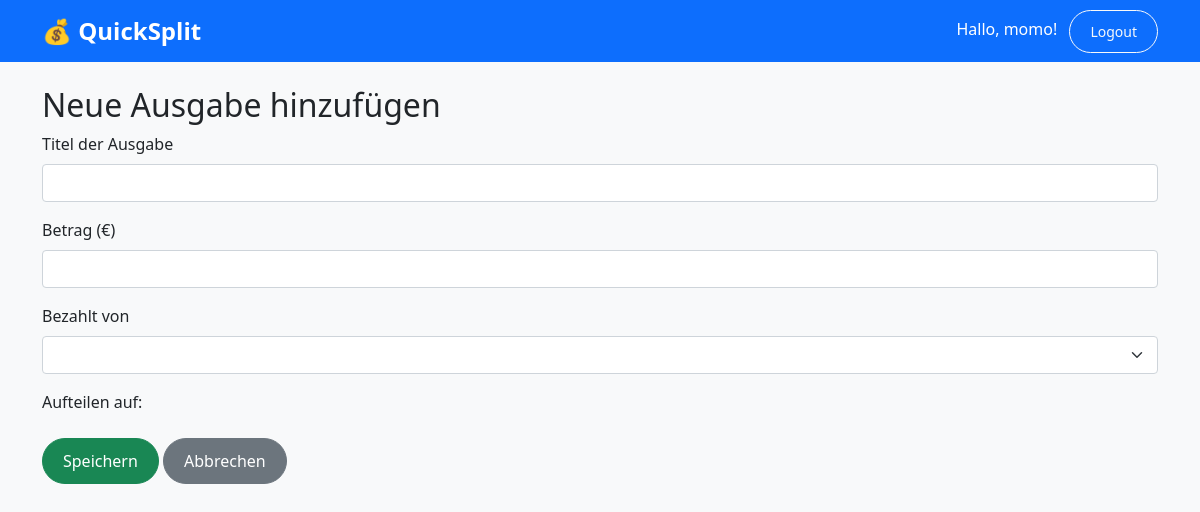
The app's page /events/4/add_expense (signed in), older data.
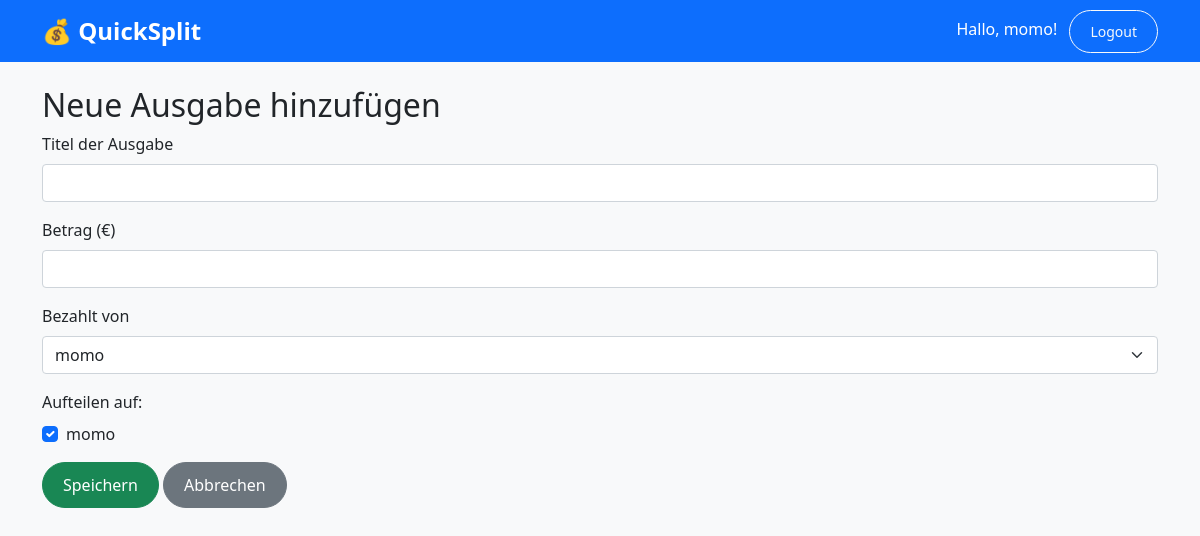
The same page, newer data.
### tables this page shows
CREATE TABLE participants (
        id INTEGER PRIMARY KEY AUTOINCREMENT,
        name TEXT NOT NULL,
        event_id INTEGER NOT NULL,
        FOREIGN KEY (event_id) REFERENCES events(id)
    );

### routes/events.py (the view, shortened to what this page needs)
@events_bp.route('/<int:event_id>/add_expense', methods=['GET', 'POST'])
def add_expense(event_id):
    if 'user_id' not in session:
        return redirect(url_for('auth.login'))
    conn = get_db_connection()
    participants = conn.execute(
        'SELECT * FROM participants WHERE event_id = ? ORDER BY name',
        (event_id,)
    ).fetchall()
    conn.close()
    return render_template('events/add_expense.html', event_id=event_id, participants=participants)

### database.py (called while the page is built)
def get_db_connection():
    conn = sqlite3.connect(DATABASE)
    conn.row_factory = sqlite3.Row
    return conn

### templates/events/add_expense.html (shortened to what this page needs)
{% extends "base.html" %}
{% block content %}
<h2>Neue Ausgabe hinzufügen</h2>
<form method="POST">
  <div class="mb-3">
    <label for="title" class="form-label">Titel der Ausgabe</label>
    <input type="text" class="form-control" name="title" id="title" required>
  </div>
  <div class="mb-3">
    <label for="amount" class="form-label">Betrag (€)</label>
    <input type="number" step="0.01" class="form-control" name="amount" id="amount" required>
  </div>
  <div class="mb-3">
    <label for="payer" class="form-label">Bezahlt von</label>
    <select name="payer" id="payer" class="form-select" required>
      {% for participant in participants %}
        <option value="{{ participant.id }}">{{ participant.name }}</option>
      {% endfor %}
    </select>
  </div>
  <div class="mb-3">
    <label class="form-label">Aufteilen auf:</label>
    {% for participant in participants %}
      <div class="form-check">
        <input class="form-check-input" type="checkbox" name="split_users" value="{{ participant.id }}" id="participant{{ participant.id }}" checked>
        <label class="form-check-label" for="participant{{ participant.id }}">
          {{ participant.name }}
        </label>
      </div>
    {% endfor %}
  </div>
  <button type="submit" class="btn btn-success">Speichern</button>
  <a href="{{ url_for('events.show_event', event_id=event_id) }}" class="btn btn-secondary">Abbrechen</a>
</form>
{% endblock %}

### templates/base.html (shortened to what this page needs)
<!DOCTYPE html>
<html lang="de">
<head>
    <link href="https://cdn.jsdelivr.net/npm/bootstrap@5.1.3/dist/css/bootstrap.min.css" rel="stylesheet">
    <link rel="stylesheet" href="{{ url_for('static', filename='style.css') }}">
</head>
<body>
        <nav class="navbar navbar-expand-lg navbar-dark bg-primary">
            <div class="container">
                <a class="navbar-brand" href="{{ url_for('index') }}">💰 QuickSplit</a>
                <div class="ms-auto">
                    {% if session.get('user_id') %}
                        <span class="navbar-text me-2 text-white">
                            Hallo, {{ session.get('user_name') }}!
                        </span>
                        <a href="{{ url_for('auth.logout') }}" class="btn btn-outline-light btn-sm">Logout</a>
                    {% endif %}
                </div>
            </div>
        </nav>
    <div class="container mt-4">
        {% block content %}{% endblock %}
    </div>
</body>
</html>

Row changes from the older to the newer data that the page shows:
added participants: get "momo", name "momo"
Text that changed along with them:
form field payer: (not shown) → "momo"
{{ session.get('user_name') }}: "momo" → (not shown)
